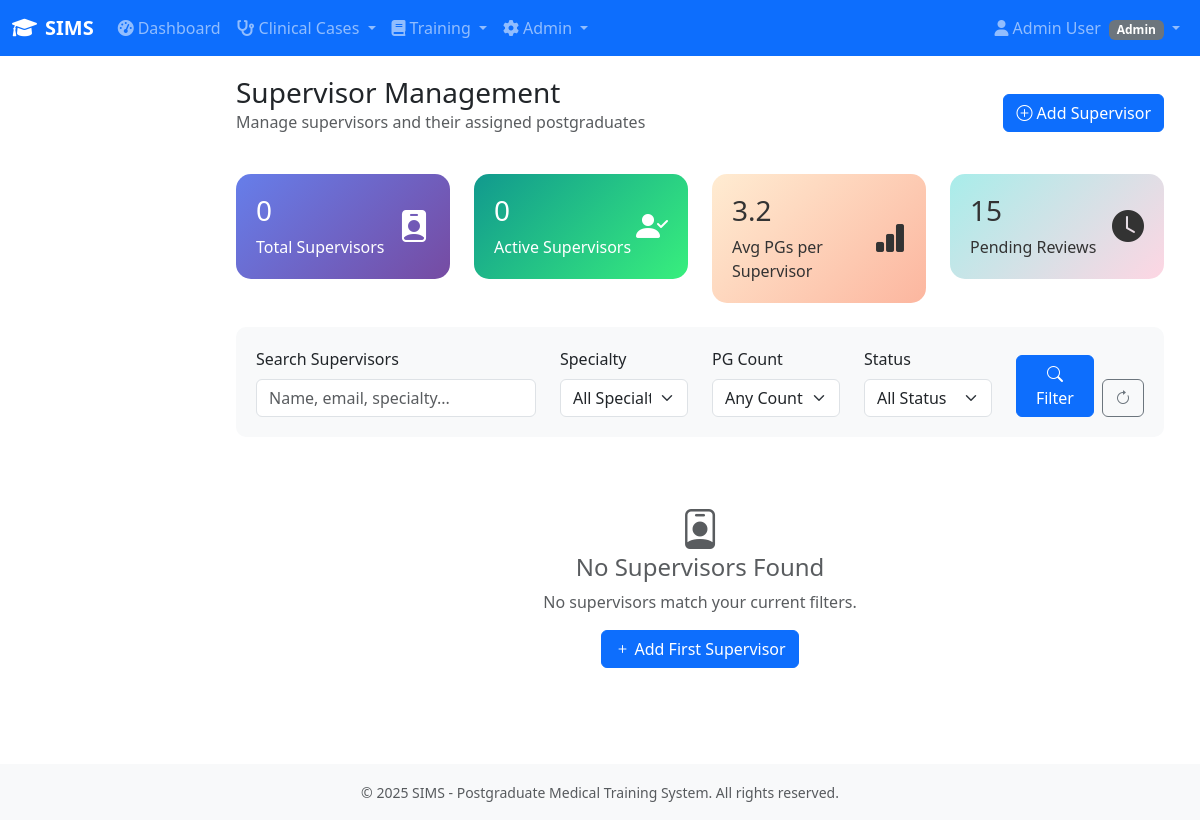
The app's page /users/supervisors/ (signed in), older data.
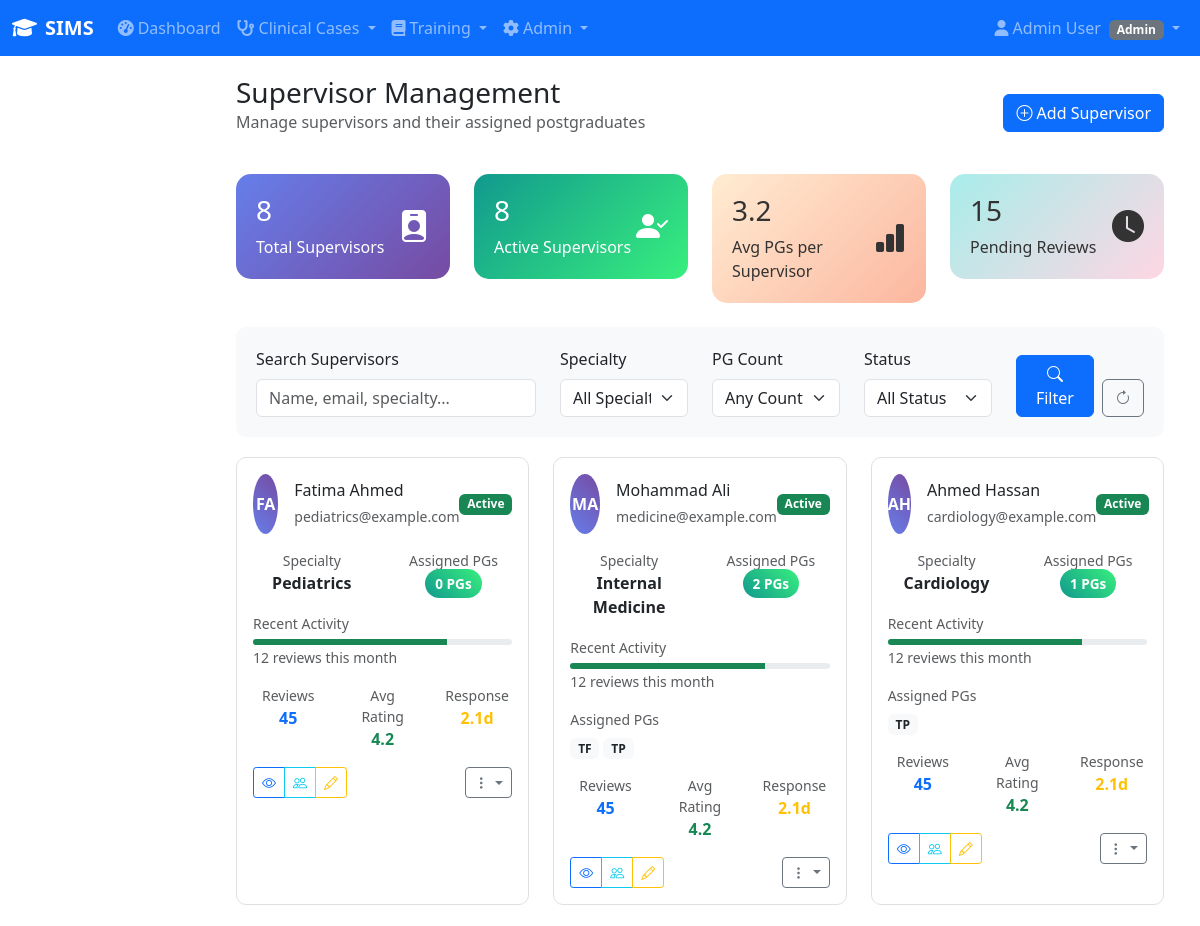
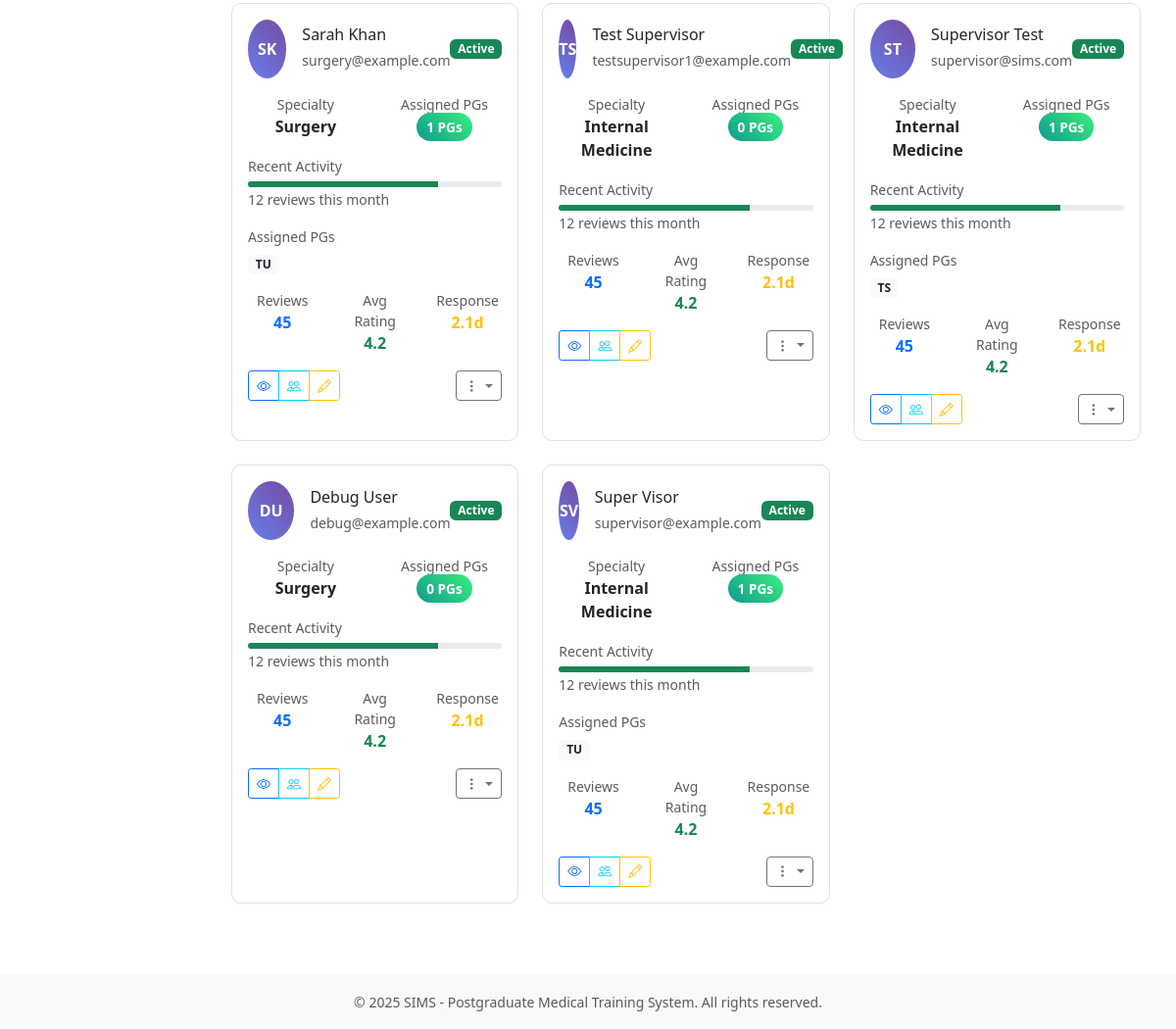
The same page, newer data (2 pictures, top to bottom).
### sims/users/models.py (models this page shows, shortened)
class User(AbstractUser):
    role = models.CharField(
        max_length=20,
        choices=USER_ROLES,
        help_text="User role determines access permissions in SIMS"
    )
    specialty = models.CharField(
        max_length=100,
        choices=SPECIALTY_CHOICES,
        blank=True,
        null=True,
        help_text="Medical specialty (required for PGs and Supervisors)"
    )
    year = models.CharField(
        max_length=10,
        choices=YEAR_CHOICES,
        blank=True,
        null=True,
        help_text="Training year (required for PGs)"
    )
    supervisor = models.ForeignKey(
        'self',
        on_delete=models.SET_NULL,
        null=True,
        blank=True,
        related_name='assigned_pgs',
        limit_choices_to={'role': 'supervisor'},
        help_text="Assigned supervisor (required for PGs)"
    )
    registration_number = models.CharField(
        max_length=50,
        blank=True,
        null=True,
        help_text="Medical council registration number"
    )
    phone_number = models.CharField(
        max_length=15,
        blank=True,
        null=True,
        help_text="Contact phone number"
    )
    created_by = models.ForeignKey(
        'self',
        on_delete=models.SET_NULL,
        null=True,
        blank=True,
        related_name='users_created',
        help_text="Admin who created this user account"
    )
    modified_by = models.ForeignKey(
        'self',
        on_delete=models.SET_NULL,
        null=True,
        blank=True,
        related_name='users_modified',
        help_text="Last admin to modify this user account"
    )
    last_login_ip = models.GenericIPAddressField(
        null=True,
        blank=True,
        help_text="IP address of last login"
    )
    is_archived = models.BooleanField(
        default=False,
        help_text="Mark as archived instead of deleting"
    )
    archived_date = models.DateTimeField(
        null=True,
        blank=True,
        help_text="Date when user was archived"
    )
    class Meta:
        verbose_name = "SIMS User"
        verbose_name_plural = "SIMS Users"
        ordering = ['role', 'last_name', 'first_name']
        indexes = [
            models.Index(fields=['role']),
            models.Index(fields=['specialty']),
            models.Index(fields=['supervisor']),
            models.Index(fields=['is_active']),
        ]
    def is_admin(self):
        return self.role == 'admin'

### sims/users/views.py (the view)
# urls.py: path('supervisors/', views.SupervisorListView.as_view(), name='supervisor_list'),
class SupervisorListView(AdminRequiredMixin, ListView):
    model = User
    template_name = 'users/supervisor_list.html'
    context_object_name = 'supervisors'
    def get_queryset(self):
        return User.objects.filter(role='supervisor', is_archived=False)

### sims/context_processors.py (called while the page is built, shortened)
def admin_stats_context(request):
    if not request.path.startswith('/admin/'):
        return {}

### templates/users/supervisor_list.html (shortened to what the changed rows need)
{% extends 'base/base.html' %}
{% load static %}
{% block extra_css %}
<link href="https://cdn.jsdelivr.net/npm/bootstrap@5.3.0/dist/css/bootstrap.min.css" rel="stylesheet">
<link rel="stylesheet" href="https://cdn.jsdelivr.net/npm/bootstrap-icons@1.7.2/font/bootstrap-icons.css">
{% endblock %}
{% block content %}
<div class="container-fluid">
    <div class="d-flex justify-content-between align-items-center mb-4">
        <div>
            <h1 class="h3 mb-0">Supervisor Management</h1>
        </div>
    </div>
    <div class="row mb-4">
        <div class="col-md-3">
            <div class="stats-card">
                <div class="d-flex justify-content-between align-items-center">
                    <div>
                        <h3>{{ supervisors.count }}</h3>
                        <p class="mb-0">Total Supervisors</p>
                    </div>
                </div>
            </div>
        </div>
        <div class="col-md-3">
            <div class="stats-card" style="background: linear-gradient(135deg, #11998e 0%, #38ef7d 100%);">
                <div class="d-flex justify-content-between align-items-center">
                    <div>
                        <h3 id="active-supervisors">{{ supervisors.count }}</h3>
                        <p class="mb-0">Active Supervisors</p>
                    </div>
                </div>
            </div>
        </div>
    </div>
    <div class="row">
        {% for supervisor in supervisors %}
        <div class="col-lg-6 col-xl-4 mb-4">
            <div class="card supervisor-card h-100">
                <div class="card-body">
                    <div class="d-flex align-items-center mb-3">
                        <div class="supervisor-avatar me-3">
                            {{ supervisor.first_name|first|upper }}{{ supervisor.last_name|first|upper }}
                        </div>
                        <div class="flex-grow-1">
                            <h6 class="card-title mb-1">{{ supervisor.get_full_name }}</h6>
                            <small class="text-muted">{{ supervisor.email }}</small>
                        </div>
                        {% if supervisor.is_active %}
                            <span class="badge bg-success">Active</span>
                        {% else %}
                            <span class="badge bg-secondary">Inactive</span>
                        {% endif %}
                    </div>
                    <div class="mb-3">
                        <div class="row text-center">
                            <div class="col-6">
                                <small class="text-muted d-block">Specialty</small>
                                <span class="fw-semibold">{{ supervisor.get_specialty_display|default:'-' }}</span>
                            </div>
                            <div class="col-6">
                                <small class="text-muted d-block">Assigned PGs</small>
                                <span class="pg-count-badge">{{ supervisor.assigned_pgs.count }} PGs</span>
                            </div>
                        </div>
                    </div>
                    <div class="mb-3">
                        <small class="text-muted">Recent Activity</small>
                        <div class="progress mt-1" style="height: 6px;">
                            <div class="progress-bar bg-success" style="width: 75%"></div>
                        </div>
                        <small class="text-muted">12 reviews this month</small>
                    </div>
                    {% if supervisor.assigned_pgs.count > 0 %}
                    <div class="mb-3">
                        <small class="text-muted d-block mb-2">Assigned PGs</small>
                        <div class="d-flex flex-wrap gap-1">
                            {% for pg in supervisor.assigned_pgs.all|slice:":3" %}
                            <span class="badge bg-light text-dark" title="{{ pg.get_full_name }}">
                                {{ pg.first_name|first }}{{ pg.last_name|first }}
                            </span>
                            {% endfor %}
                        </div>
                    </div>
                    {% endif %}
                    <div class="row text-center mb-3">
                        <div class="col-4">
                            <small class="text-muted d-block">Reviews</small>
                            <span class="fw-bold text-primary">45</span>
                        </div>
                        <div class="col-4">
                            <small class="text-muted d-block">Avg Rating</small>
                            <span class="fw-bold text-success">4.2</span>
                        </div>
                        <div class="col-4">
                            <small class="text-muted d-block">Response</small>
                            <span class="fw-bold text-warning">2.1d</span>
                        </div>
                    </div>
                    <div class="d-flex justify-content-between">
                        <div class="btn-group btn-group-sm">
                            <a href="{% url 'users:profile_detail' supervisor.pk %}"
                               class="btn btn-outline-primary" title="View Profile">
                                <i class="bi bi-eye"></i>
                            </a>
                            <a href="{% url 'users:supervisor_pgs' supervisor.pk %}"
                               class="btn btn-outline-info" title="View PGs">
                                <i class="bi bi-people"></i>
                            </a>
                            <a href="{% url 'users:user_edit' supervisor.pk %}"
                               class="btn btn-outline-warning" title="Edit">
                                <i class="bi bi-pencil"></i>
                            </a>
                        </div>
                        <div class="dropdown">
                            <button class="btn btn-outline-secondary btn-sm dropdown-toggle" type="button"
                                    data-bs-toggle="dropdown">
                                <i class="bi bi-three-dots-vertical"></i>
                            </button>
                        </div>
                    </div>
                </div>
            </div>
        </div>
        {% empty %}
        <div class="col-12">
            <div class="text-center py-5">
                <i class="bi bi-person-badge h1 text-muted"></i>
                <h4 class="text-muted">No Supervisors Found</h4>
                <p class="text-muted">No supervisors match your current filters.</p>
                <a href="{% url 'users:user_create' %}?role=supervisor" class="btn btn-primary">
                    <i class="bi bi-plus"></i> Add First Supervisor
                </a>
            </div>
        </div>
        {% endfor %}
    </div>
</div>
{% endblock %}

Row changes from the older to the newer data that the page shows:
added User: first_name|first "F", last_name|first "A", get_full_name "Fatima Ahmed", email "pediatrics@example.com", is_active "Active", specialty "Pediatrics", assigned_pgs.count "0", shown under "15"
added User: first_name|first "M", last_name|first "A", get_full_name "Mohammad Ali", email "medicine@example.com", is_active "Active", specialty "Internal Medicine", assigned_pgs.count "2", shown under "15"
added User: first_name|first "T", last_name|first "F", shown under "M"
added User: first_name|first "T", last_name|first "P", shown under "M"
added User: first_name|first "A", last_name|first "H", get_full_name "Ahmed Hassan", email "cardiology@example.com", is_active "Active", specialty "Cardiology", assigned_pgs.count "1", shown under "15"
added User: first_name|first "T", last_name|first "P", shown under "A"
added User: first_name|first "S", last_name|first "K", get_full_name "Sarah Khan", email "surgery@example.com", is_active "Active", specialty "Surgery", assigned_pgs.count "1", shown under "15"
added User: first_name|first "T", last_name|first "U", shown under "S"
added User: first_name|first "T", last_name|first "S", get_full_name "Test Supervisor", email "testsupervisor1@example.com", is_active "Active", specialty "Internal Medicine", assigned_pgs.count "0", shown under "15"
added User: first_name|first "S", last_name|first "T", get_full_name "Supervisor Test", email "supervisor@sims.com", is_active "Active", specialty "Internal Medicine", assigned_pgs.count "1", shown under "15"
added User: first_name|first "T", last_name|first "S"
added User: first_name|first "D", last_name|first "U", get_full_name "Debug User", email "debug@example.com", is_active "Active", specialty "Surgery", assigned_pgs.count "0", shown under "15"
added User: first_name|first "S", last_name|first "V", get_full_name "Super Visor", email "supervisor@example.com", is_active "Active", specialty "Internal Medicine", assigned_pgs.count "1", shown under "15"
added User: first_name|first "T", last_name|first "U", shown under "S"
Text that changed along with them:
{{ supervisors.count }}: "0" → "8"
text no longer shown: "No Supervisors Found No supervisors match your current filters. Add First Supervisor"
